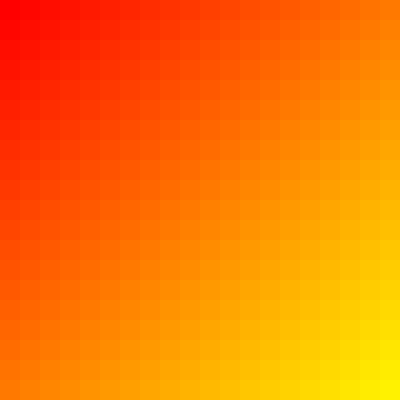
Frame 1 (no input)
Frame 60 (the mouse pressed at the canvas centre just before this capture): identical to frame 1, image omitted
Frame 120 (the mouse held since frame 60 and released just before this capture): identical to frame 1, image omitted

The Processing sketch that drew this single still picture (run headless with seeded random() and noise(); from frame 60 on, the mouse is pressed at the canvas centre):

// Processing sketch: blocks_blcoks
// ── blocks_blcoks.pde
color[][] blocks;

int size = 20;
int across, down;

void setup() {
  size(400, 400);

  across = width / size;
  down = height / size;
  color start = color(255, 0, 0);
  color end = color(255, 255, 0);
  blocks = new color[across][down];
  for (int x = 0; x < blocks.length; x += 1) {
    float px = x * size;
    for (int y = 0; y < blocks.length; y += 1) {
      float py = y * size;
      float r = (px + py) / (width + height);
      color c = lerpColor(start, end, r);
      blocks[x][y] = c;
    }
  }
}

void draw() {
  background(0);
  for (int x = 0; x < blocks.length; x += 1) {
    float px = x * size;
    for (int y = 0; y < blocks.length; y += 1) {
      float py = y * size;
      
      noStroke();
      fill(blocks[x][y]);
      rect(px, py, size, size);
    }
  }
}
